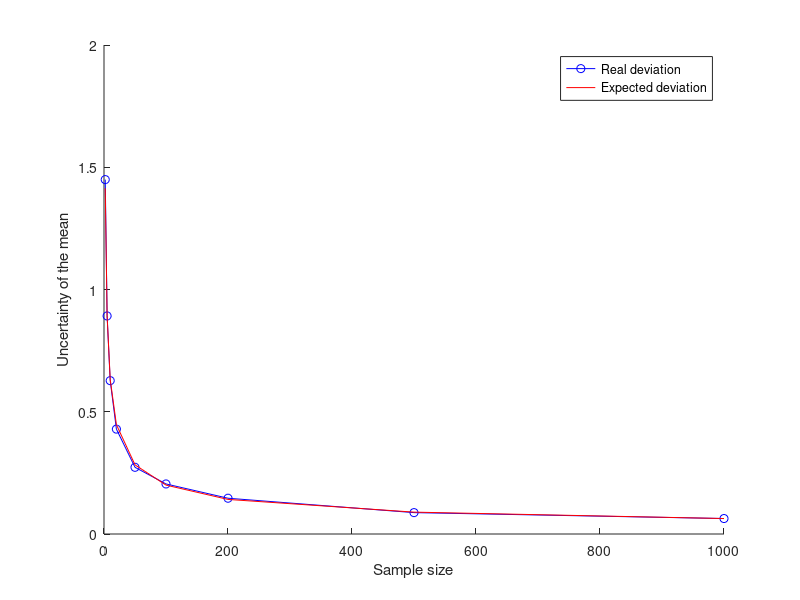

Reproduce this figure in MATLAB.
inputstddev = 2;
inputmean = 10;
samplesize = 1000;

results = zeros(1,1000);
sample_sizes = [2,5,10,20,50,100,200,500,1000];
devs = [];
expected_devs = [];

for i=1:length(sample_sizes)
        means = zeros(1,1000);
        for j=1:1000
            vector1 = inputmean + randn(sample_sizes(i),1)*inputstddev;
            means(j) = mean(vector1)
        end
        stDeviation = std(means)
        devs(end+1) = stDeviation;
        expected_devs(end+1) = 2 / sqrt(sample_sizes(i))
end

figure; hold on;
plot(sample_sizes, devs, 'b-o');
plot(sample_sizes, expected_devs, 'r-');
xlabel('Sample size');
ylabel('Uncertainty of the mean');
hold off;

legend('Real deviation','Expected deviation')